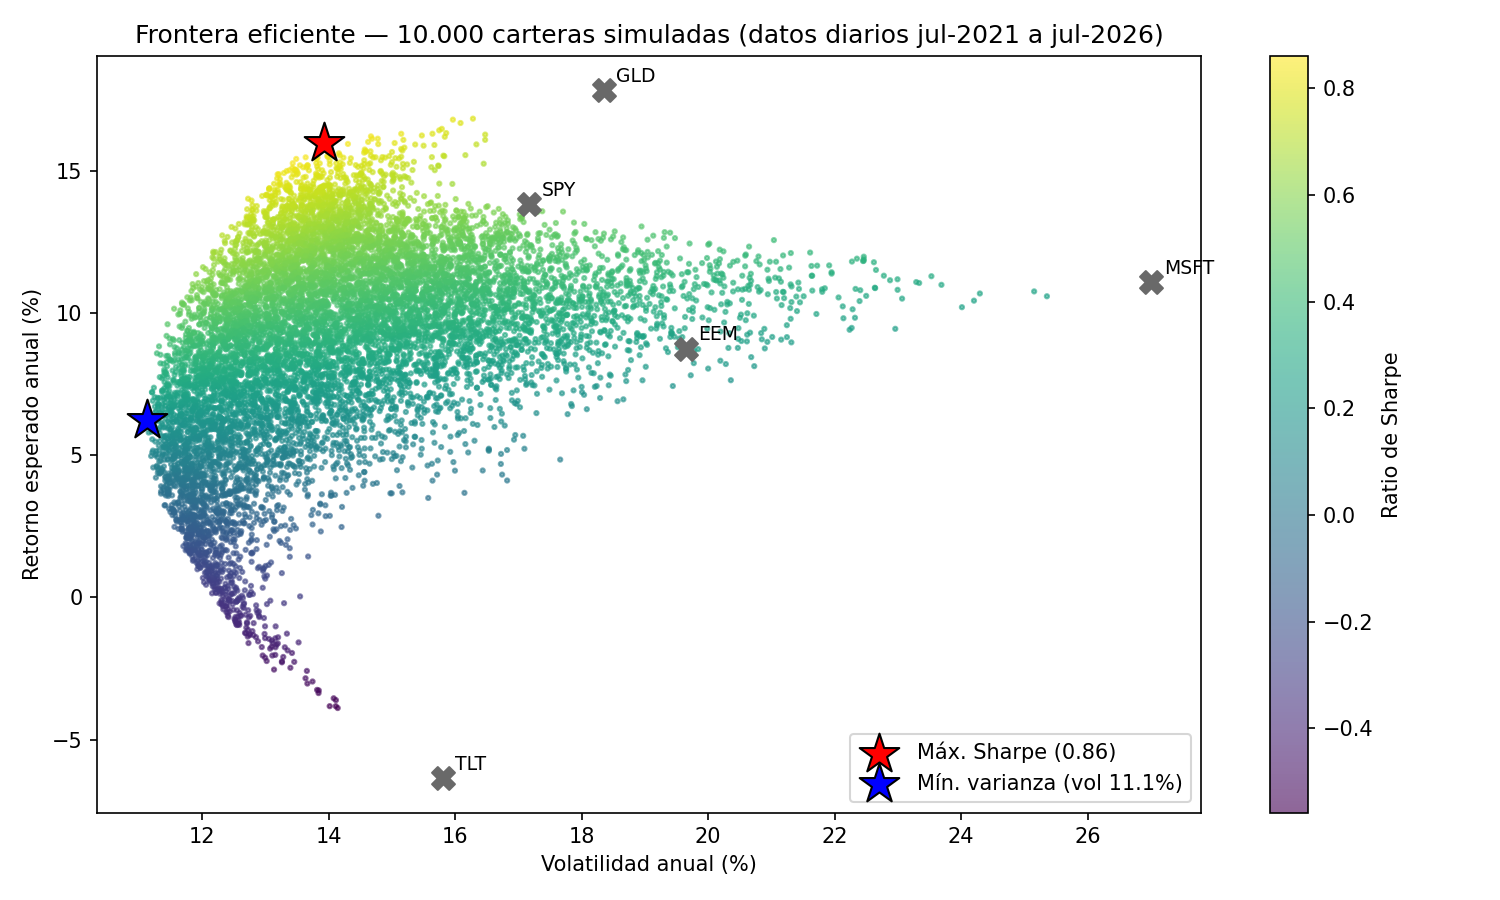

Here is the Python script that generated this plot:
"""
Frontera Eficiente de Markowitz con datos reales
=================================================
Descarga 5 años de precios de 5 activos, estima retorno esperado y matriz de
varianzas-covarianzas, simula 10.000 carteras aleatorias y grafica la frontera
eficiente, identificando el portfolio de máximo Sharpe y el de mínima varianza.

Genera:
  - datos_precios.csv      -> cache de precios (reproducibilidad)
  - frontera_eficiente.png -> gráfico principal (frontera + portfolios óptimos)
  - ponderaciones.png      -> comparación de pesos de ambos portfolios
  - correlaciones.png      -> matriz de correlación entre activos

Uso:  python frontera_eficiente.py
"""

import os
import numpy as np
import pandas as pd
import matplotlib
matplotlib.use("Agg")  # backend sin ventana: solo guarda archivos PNG
import matplotlib.pyplot as plt

# ----------------------------------------------------------------------------
# PARÁMETROS
# ----------------------------------------------------------------------------
# Activos elegidos buscando BAJA CORRELACIÓN entre clases:
#   SPY  = acciones USA (S&P 500)      | TLT = bonos del Tesoro USA largos
#   GLD  = oro                          | EEM = acciones emergentes
#   MSFT = una acción individual (riesgo idiosincrático, para ver cómo
#          la diversificación lo reduce)
TICKERS = ["SPY", "TLT", "GLD", "EEM", "MSFT"]

FECHA_INICIO = "2021-07-01"   # ventana de 5 años (máximo que permite la consigna:
FECHA_FIN = "2026-07-01"      # más observaciones = estimación más estable de la
                              # matriz de covarianzas, que tiene 15 parámetros)

N_CARTERAS = 10_000           # cantidad de carteras aleatorias a simular
TASA_LIBRE_RIESGO = 0.04      # 4% anual (aprox. T-bill USA). Necesaria para el
                              # Sharpe: mide el retorno EN EXCESO de lo que paga
                              # un activo sin riesgo, por unidad de volatilidad.
DIAS_HABILES = 252            # días de mercado por año, para anualizar
CSV_CACHE = "datos_precios.csv"
SEMILLA = 42                  # para que la simulación sea reproducible

# ----------------------------------------------------------------------------
# PASO 1: OBTENER PRECIOS (descarga o cache local)
# ----------------------------------------------------------------------------
# La primera corrida descarga de Yahoo Finance y guarda un CSV. Las siguientes
# leen el CSV: el trabajo queda reproducible aunque Yahoo cambie o no haya
# internet, y quien clone el repo obtiene exactamente los mismos números.
if os.path.exists(CSV_CACHE):
    print(f"Leyendo precios desde cache local ({CSV_CACHE})...")
    precios = pd.read_csv(CSV_CACHE, index_col=0, parse_dates=True)
else:
    print("Descargando precios de Yahoo Finance...")
    import yfinance as yf
    # auto_adjust=True -> precios ajustados por dividendos y splits.
    # Sin esto, un dividendo parecería una caída del precio y el retorno
    # calculado estaría distorsionado.
    precios = yf.download(TICKERS, start=FECHA_INICIO, end=FECHA_FIN,
                          auto_adjust=True)["Close"]
    precios = precios.dropna()      # descartar días donde falta algún activo
    if precios.empty:
        raise SystemExit("ERROR: la descarga vino vacía (¿sin internet o "
                         "Yahoo caído?). Reintentá más tarde.")
    precios.to_csv(CSV_CACHE)
    print(f"Precios guardados en {CSV_CACHE}")

precios = precios[TICKERS]          # fijar el orden de las columnas
print(f"{len(precios)} días de datos, de {precios.index[0].date()} "
      f"a {precios.index[-1].date()}\n")

# ----------------------------------------------------------------------------
# PASO 2: RETORNOS DIARIOS
# ----------------------------------------------------------------------------
# Se trabaja con retornos (variaciones %) y no con precios: los precios de
# distintos activos no son comparables entre sí ni estadísticamente estables;
# los retornos sí, y son el insumo que asume el modelo de Markowitz.
retornos = precios.pct_change().dropna()

# ----------------------------------------------------------------------------
# PASO 3: ESTIMAR INSUMOS DEL MODELO (anualizados)
# ----------------------------------------------------------------------------
# ANUALIZACIÓN: los datos son diarios, pero la convención financiera es
# expresar retorno y riesgo en términos anuales (comparable con la tasa libre
# de riesgo, que es anual, y con cualquier informe de mercado).
#   - retorno esperado: media diaria x 252 (los retornos se acumulan ~aditivamente)
#   - varianza/covarianza: x 252 (las varianzas de retornos independientes se
#     suman). La VOLATILIDAD anual queda como sqrt(varianza anual), es decir
#     escala con sqrt(252), no con 252.
mu = retornos.mean() * DIAS_HABILES        # vector de retornos esperados anuales
cov = retornos.cov() * DIAS_HABILES        # matriz var-cov anual (5x5)
correl = retornos.corr()                   # matriz de correlación (para graficar)

print("Retorno esperado anual por activo (%):")
print((mu * 100).round(2), "\n")
print("Volatilidad anual por activo (%):")
print(pd.Series(np.sqrt(np.diag(cov)) * 100, index=TICKERS).round(2), "\n")

# ----------------------------------------------------------------------------
# PASO 4: SIMULAR CARTERAS ALEATORIAS (Monte Carlo)
# ----------------------------------------------------------------------------
# Cada cartera es un vector de 5 pesos >= 0 que suman 1 (sin venta en corto).
# La distribución Dirichlet genera pesos que cubren el espacio de forma pareja.
rng = np.random.default_rng(SEMILLA)
pesos = rng.dirichlet(np.ones(len(TICKERS)), N_CARTERAS)   # (10000, 5)

# Retorno de cada cartera: promedio ponderado de los retornos esperados.
rets_carteras = pesos @ mu.values

# Volatilidad de cada cartera: sqrt(w' Σ w). Acá actúa la covarianza:
# combinar activos poco correlacionados reduce el riesgo total por debajo
# del promedio de los riesgos individuales -> beneficio de diversificar.
vols_carteras = np.sqrt(np.einsum("ij,jk,ik->i", pesos, cov.values, pesos))

# Ratio de Sharpe: exceso de retorno sobre la tasa libre de riesgo,
# por unidad de riesgo asumido.
sharpe_carteras = (rets_carteras - TASA_LIBRE_RIESGO) / vols_carteras

# ----------------------------------------------------------------------------
# PASO 5: IDENTIFICAR LOS DOS PORTFOLIOS ÓPTIMOS
# ----------------------------------------------------------------------------
i_sharpe = sharpe_carteras.argmax()   # máximo Sharpe (tangency portfolio)
i_minvol = vols_carteras.argmin()     # mínima varianza

def describir(nombre, i):
    print(f"--- {nombre} ---")
    print(f"  Retorno esperado: {rets_carteras[i]*100:6.2f} % anual")
    print(f"  Volatilidad:      {vols_carteras[i]*100:6.2f} % anual")
    print(f"  Sharpe:           {sharpe_carteras[i]:6.3f}")
    print("  Ponderaciones:")
    for ticker, w in zip(TICKERS, pesos[i]):
        print(f"    {ticker:5s} {w*100:5.1f} %")
    print()

describir("PORTFOLIO DE MÁXIMO SHARPE", i_sharpe)
describir("PORTFOLIO DE MÍNIMA VARIANZA", i_minvol)

# ----------------------------------------------------------------------------
# PASO 6: GRÁFICOS
# ----------------------------------------------------------------------------
# (a) Frontera eficiente: nube de carteras simuladas en el plano riesgo-retorno.
#     El borde superior-izquierdo de la nube ES la frontera eficiente; los
#     puntos interiores son carteras dominadas (existe otra con más retorno
#     al mismo riesgo).
fig, ax = plt.subplots(figsize=(10, 6))
sc = ax.scatter(vols_carteras * 100, rets_carteras * 100,
                c=sharpe_carteras, cmap="viridis", s=4, alpha=0.6)
fig.colorbar(sc, label="Ratio de Sharpe")
ax.scatter(vols_carteras[i_sharpe] * 100, rets_carteras[i_sharpe] * 100,
           c="red", marker="*", s=400, edgecolors="black", zorder=3,
           label=f"Máx. Sharpe ({sharpe_carteras[i_sharpe]:.2f})")
ax.scatter(vols_carteras[i_minvol] * 100, rets_carteras[i_minvol] * 100,
           c="blue", marker="*", s=400, edgecolors="black", zorder=3,
           label=f"Mín. varianza (vol {vols_carteras[i_minvol]*100:.1f}%)")
# Activos individuales, para ver que las carteras diversificadas los dominan
for t in TICKERS:
    ax.scatter(np.sqrt(cov.loc[t, t]) * 100, mu[t] * 100,
               marker="X", s=120, c="dimgray", zorder=3)
    ax.annotate(t, (np.sqrt(cov.loc[t, t]) * 100, mu[t] * 100),
                xytext=(6, 4), textcoords="offset points", fontsize=9)
ax.set_xlabel("Volatilidad anual (%)")
ax.set_ylabel("Retorno esperado anual (%)")
ax.set_title(f"Frontera eficiente — {N_CARTERAS:,} carteras simuladas "
             f"({precios.index[0].year}-{precios.index[-1].year})")
ax.legend(loc="lower right")
fig.tight_layout()
fig.savefig("frontera_eficiente.png", dpi=150)
print("Guardado frontera_eficiente.png")

# (b) Comparación de ponderaciones (punto 3 de la consigna)
fig, ax = plt.subplots(figsize=(8, 5))
x = np.arange(len(TICKERS))
ancho = 0.35
ax.bar(x - ancho/2, pesos[i_sharpe] * 100, ancho, label="Máx. Sharpe",
       color="firebrick")
ax.bar(x + ancho/2, pesos[i_minvol] * 100, ancho, label="Mín. varianza",
       color="steelblue")
ax.set_xticks(x)
ax.set_xticklabels(TICKERS)
ax.set_ylabel("Ponderación (%)")
ax.set_title("Ponderaciones: máximo Sharpe vs. mínima varianza")
ax.legend()
fig.tight_layout()
fig.savefig("ponderaciones.png", dpi=150)
print("Guardado ponderaciones.png")

# (c) Matriz de correlación: muestra POR QUÉ diversificar funciona
fig, ax = plt.subplots(figsize=(6, 5))
im = ax.imshow(correl, cmap="RdBu_r", vmin=-1, vmax=1)
ax.set_xticks(range(len(TICKERS)))
ax.set_xticklabels(TICKERS)
ax.set_yticks(range(len(TICKERS)))
ax.set_yticklabels(TICKERS)
for i in range(len(TICKERS)):
    for j in range(len(TICKERS)):
        ax.text(j, i, f"{correl.iloc[i, j]:.2f}", ha="center", va="center",
                fontsize=9)
fig.colorbar(im, label="Correlación")
ax.set_title("Matriz de correlación (retornos diarios)")
fig.tight_layout()
fig.savefig("correlaciones.png", dpi=150)
print("Guardado correlaciones.png")

print("\nListo. Abrí los .png para ver los resultados.")
